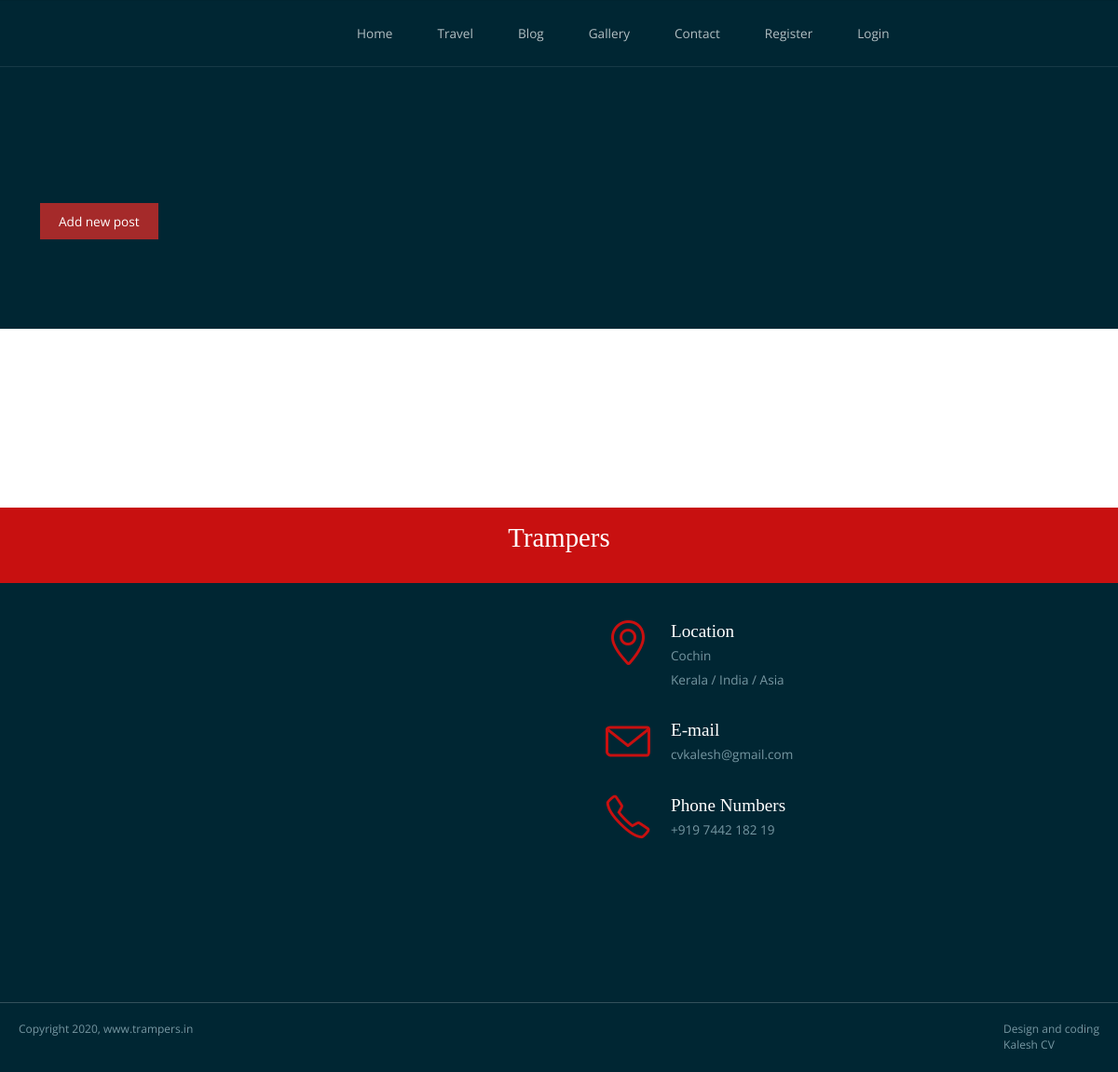
Page /profile on the earlier database version.
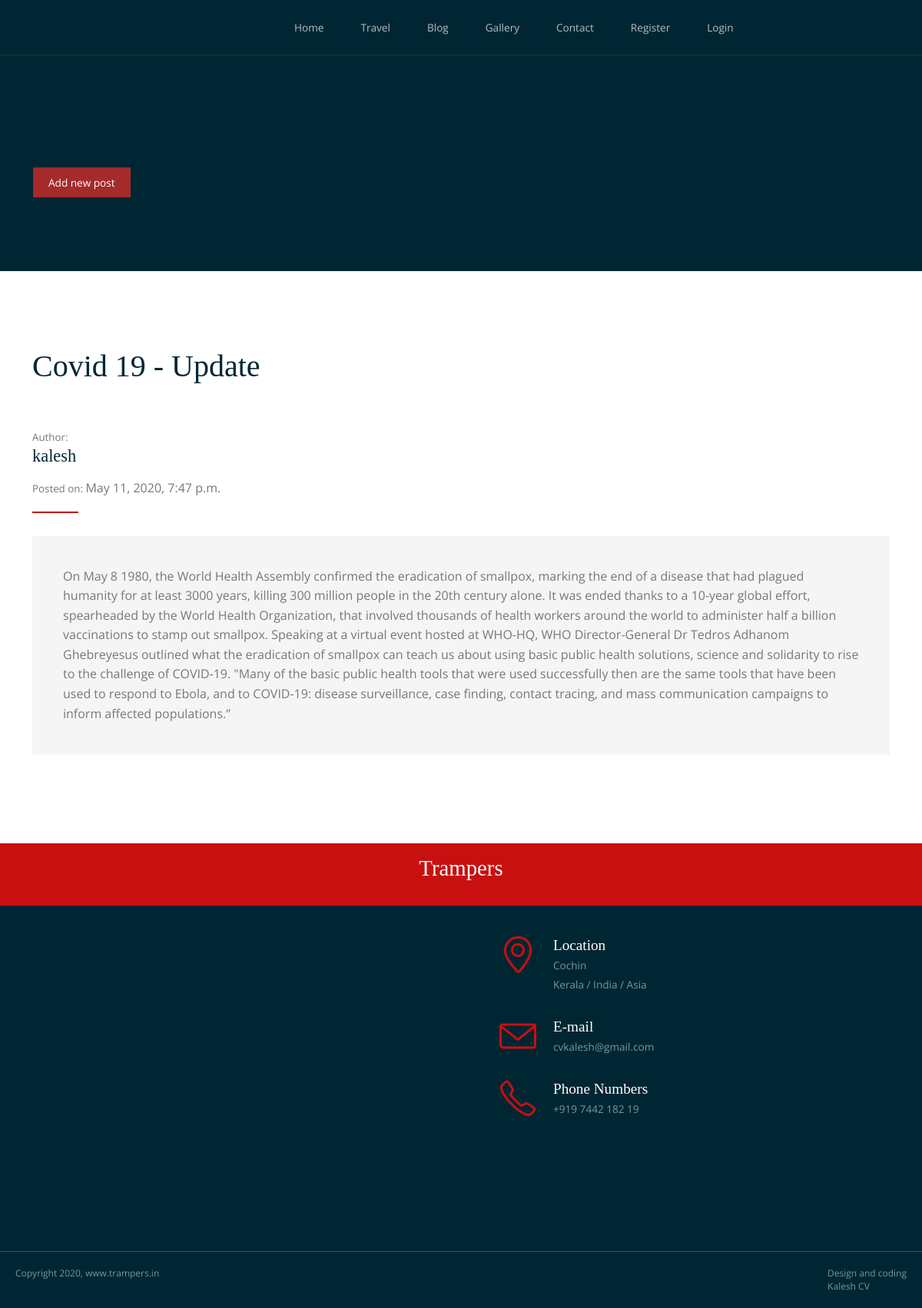
Same page on the later database version.
### user/models.py (models this page shows)
class Postnew(models.Model):
    post_title=models.CharField(max_length=100)
    post_content=models.TextField()
    post_image=models.ImageField(null=True,upload_to='static/post_images')
    post_date=models.DateTimeField(default=datetime.datetime.now())
    post_owner=models.CharField(max_length=100)

### user/views.py (the view)
# urls.py: path('profile',profile, name='profile'),
def profile(req):
    template = loader.get_template('profile.html')
    all_post = Postnew.objects.all().order_by('post_date').reverse()
    data = {'posts': all_post}
    res = template.render(data, req)
    return HttpResponse(res)

### templates/profile.html (shortened to what this page needs)
{% extends 'base.html' %}
{% block main %}
{% load static %}
    <main role="main">
      <article>
        <header class="section background-dark">
          <div class="line">
            <p class="margin-bottom-0 text-size-16">{{user.email}}<br></p>
            <div class="s-12 m-12 l-2" style="margin-top:30px;" >
                <div ><a class="button button-black-stroke" href="post" style="margin-top: 30px;margin-left: 1px;background:brown;">Add new post</a></div>
            </div>
          </div>
        </header>
        <div class="section background-white">
          {% for post in posts %}
          <div class="line">
            <h2 class="text-size-40 margin-bottom-30">{{post.post_title}}</h2><br>
                <small class="text-muted">Author: </small><h2>{{post.post_owner}}</h2>
                <small class="text-muted">Posted on: </small>{{post.post_date}}
            <hr class="break-small background-primary margin-bottom-30">
            <blockquote class="margin-top-bottom-20">
              {{post.post_content}}
            </blockquote>
          </div>
          {% endfor %}
        </div>
      </article>
    </main>
{% endblock %}

### templates/base.html (shortened to what this page needs)
<!DOCTYPE html>
<html lang="en-US">
  <head>
     {% load static %}
    <link rel="stylesheet" href="{% static 'css/components.css' %}">
    <link rel="stylesheet" href="{% static 'css/icons.css' %}">
    <link rel="stylesheet" href="{% static 'css/responsee.css' %}">
    <link rel="stylesheet" href="{% static 'owl-carousel/owl.carousel.css' %}">
    <link rel="stylesheet" href="{% static 'owl-carousel/owl.theme.css' %}">
    <link rel="stylesheet" href="{% static 'css/template-style.css' %}">
  </head>
<body>
  <body class="size-1140">
    <header role="banner" class="position-absolute">
      <nav class="background-transparent background-transparent-hightlight full-width sticky">
        <div class="top-nav s-12 l-10">
          <ul class="right chevron">
            <li><a href="/">Home</a></li>
            <li><a href="dest">Travel</a></li>
            <li><a href="blogs">Blog</a></li>
            <li><a href="gallery">Gallery</a></li>
            <li><a href="contact">Contact</a></li>
            {% if user.is_authenticated %}
            <li><a href="logout">Logout</a></li>
            {% else %}
            <li><a href="register">Register</a></li>
            <li><a href="login">Login</a></li>
            {% endif %}
          </ul>
        </div>
      </nav>
    </header>
{% block main %}
{% endblock %}
    <footer>
      <div class="background-primary padding text-center">
        <p class="h1">Trampers</p>
      </div>
      <section class="background-dark full-width">
        <div class="s-12 m-12 l-6 margin-m-bottom-2x">
          <div class="s-12 grayscale center">
            <iframe src="https://www.google.com/maps/embed?pb=!1m18!1m12!1m3!1d3929.383108659909!2d76.29875265096274!3d9.985178292826348!2m3!1f0!2f0!3f0!3m2!1i1024!2i768!4f13.1!3m3!1m2!1s0x3b080d30a126846b%3A0xc952f485f20ffebb!2sDD%20Platinum%20Planet%20Apartments%2C%20Pipeline%20Rd%2C%20Kathrikadavu%2C%20Kaloor%2C%20Ernakulam%2C%20Kerala%20682017!5e0!3m2!1sen!2sin!4v1589312539045!5m2!1sen!2sin" width="100%" height="450" frameborder="0" style="border:0"></iframe>
          </div>
        </div>
        <div class="s-12 m-12 l-6 margin-m-bottom-2x">
          <div class="padding-2x">
            <div class="line">
              <div class="float-left">
                  <i class="icon-sli-location-pin text-primary icon3x"></i>
                </div>
                <div class="margin-left-70 margin-bottom-30">
                  <h3 class="margin-bottom-0">Location</h3>
                  <p>Cochin<br>
                     Kerala / India / Asia
                  </p>
                </div>
                <div class="float-left">
                  <i class="icon-sli-envelope text-primary icon3x"></i>
                </div>
                <div class="margin-left-70 margin-bottom-30">
                  <h3 class="margin-bottom-0">E-mail</h3>
                  <p>cvkalesh@gmail.com<br>
                  </p>
                </div>
                <div class="float-left">
                  <i class="icon-sli-phone text-primary icon3x"></i>
                </div>
                <div class="margin-left-70">
                  <h3 class="margin-bottom-0">Phone Numbers</h3>
                  <p>+919 7442 182 19<br>
                  </p>
                </div>
            </div>
          </div>
        </div>
      </section>
      <section class="padding background-dark full-width">
        <div class="s-12 l-6">
          <p class="text-size-12">Copyright 2020, www.trampers.in</p>
        </div>
        <div class="s-12 l-6">
          <a class="right text-size-12" href="#" title="Responsee - lightweight responsive framework">Design and coding<br> Kalesh CV</a>
        </div>
      </section>
    </footer>
  </body>
</html>

### static/css/components.css (style rules this page uses)
.button,a.button,a.button:link,a.button:active,a.button:visited { background: #777 none repeat scroll 0 0; border: 0; color: #fff; cursor: pointer; display: inline-block; font-size: 0.85rem; padding: 0.825rem 1rem; text-align: center; transition: all 0.20s linear 0s; -o-transition: all 0.20s linear 0s; -ms-transition: all 0.20s linear 0s; -moz-transition: all 0.20s linear 0s; -webkit-transition: all 0.20s linear 0s; }

### static/css/responsee.css (style rules this page uses)
* { -webkit-box-sizing:border-box; -moz-box-sizing:border-box; box-sizing:border-box; margin:0; }
body { background:none repeat scroll 0 0 #eeeeee; font-size:16px; font-family:"Open Sans",Arial,sans-serif; color:#444; }
h1,h2,h3,h4,h5,h6 { color:#152732; font-weight: normal; line-height: 1.3; margin:0.5rem 0; }
h2 { font-size:2.2rem; }
h3 { font-size:1.8rem; }
a, a:link, a:visited, a:hover, a:active { text-decoration:none; color:#9BB800; transition:color 0.20s linear 0s; -o-transition:color 0.20s linear 0s; -ms-transition:color 0.20s linear 0s; -moz-transition:color 0.20s linear 0s; -webkit-transition:color 0.20s linear 0s; }
p,li,dl,blockquote,table,kbd { font-size: 0.85rem; line-height: 1.6; }
.text-center { text-align:center!important; }
.size-960 .line,.size-1140 .line,.size-1280 .line,.size-1520 .line { margin:0 auto; padding:0 0.625rem; }
hr { border: 0; border-top: 1px solid #e5e5e5; clear:both; height:0; margin:2.5rem auto; }
li { padding:0; }
ul,ol { padding-left:1.25rem; }
blockquote { border:2px solid #f0f0f0; padding:1.25rem; }
.size-1140 .line { max-width:71rem; }
nav { display:block; width:100%; background:#152732; }
.line:after, nav:after, .center:after, .box:after, .margin:after, .margin2x:after { clear:both; content:"."; display:block; height:0; line-height:0; overflow: hidden; visibility:hidden; }
.top-nav ul { padding:0; }
.top-nav li { float:left; list-style:none outside none; cursor:pointer; }
.top-nav li a { color:#fff; display:block; font-size:1rem; padding:1.25rem; }
.aside-nav a,.aside-nav a:link,.aside-nav a:visited,.aside-nav li > ul,.top-nav a,.top-nav a:link,.top-nav a:visited { transition:background 0.20s linear 0s; -o-transition:background 0.20s linear 0s; -ms-transition:background 0.20s linear 0s; -moz-transition:background 0.20s linear 0s; -webkit-transition:background 0.20s linear 0s; }
.padding { display:list-item; list-style:none outside none; padding:0.625rem; }
.line { clear:left; }
.s-1,.s-2,.s-five,.s-3,.s-4,.s-5,.s-6,.s-7,.s-8,.s-9,.s-10,.s-11,.s-12,.m-1,.m-2,.m-five,.m-3,.m-4,.m-5,.m-6,.m-7,.m-8,.m-9,.m-10,.m-11,.m-12,.l-1,.l-2,.l-five,.l-3,.l-4,.l-5,.l-6,.l-7,.l-8,.l-9,.l-10,.l-11,.l-12,.xl-1,.xl-2,.xl-five,.xl-3,.xl-4,.xl-5,.xl-6,.xl-7,.xl-8,.xl-9,.xl-10,.xl-11,.xl-12,.xxl-1,.xxl-2,.xxl-five,.xxl-3,.xxl-4,.xxl-5,.xxl-6,.xxl-7,.xxl-8,.xxl-9,.xxl-10,.xxl-11,.xxl-12 { float:left; position:static; }
.s-12 { width:100%; }
.m-12 { width:100%; }
.l-2 { width:16.6666%; }
.l-6 { width:50%; }
.l-10 { width:83.3333%; }
.right { float:right; }
@media screen and (max-width:1366px) { .size-960,.size-1140,.size-1280,.size-1520 { max-width:1366px; } }
@media screen and (max-width:1366px) { .s-12 { width:100% } }
@media screen and (max-width:1366px) { .m-12 { width:100% } }
@media screen and (max-width:1366px) { .l-2 { width:16.6666%; } }
@media screen and (max-width:1366px) { .l-6 { width:50%; } }
@media screen and (max-width:1366px) { .l-10 { width:83.3333%; } }
.center { float:none; margin:0 auto; display:block; }

Differences in the rows shown:
added Postnew: post_title "Covid 19 - Update", post_owner "kalesh", post_date "May 11, 2020, 7:47 p.m.", post_content "On May 8 1980, the World Health Assembly confirmed the eradication of smallpox, marking the end of a disease that had plagued humanity for at least 3000 years, killing 300 million people in the 20th century alone. It was ended thanks to a 10-year global effort, spearheaded by the World Health Organization, that involved thousands of health workers around the world to administer half a billion vaccinations to stamp out smallpox. Speaking at a virtual event hosted at WHO-HQ, WHO Director-General Dr Tedros Adhanom Ghebreyesus outlined what the eradication of smallpox can teach us about using basic public health solutions, science and solidarity to rise to the challenge of COVID-19. \"Many of…"
